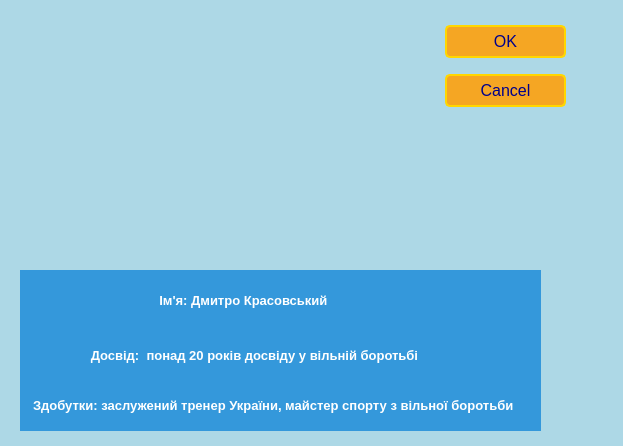
<?xml version="1.0" encoding="UTF-8"?>
<ui version="4.0">
 <class>trainer3</class>
 <widget class="QDialog" name="trainer3">
  <property name="geometry">
   <rect>
    <x>0</x>
    <y>0</y>
    <width>623</width>
    <height>446</height>
   </rect>
  </property>
  <property name="windowTitle">
   <string>Dialog</string>
  </property>
  <property name="styleSheet">
   <string notr="true">QDialog {
    background-color: #ADD8E6; /* Light Blue color code */
    color: white;
}</string>
  </property>
  <widget class="QDialogButtonBox" name="buttonBox">
   <property name="geometry">
    <rect>
     <x>440</x>
     <y>20</y>
     <width>131</width>
     <height>241</height>
    </rect>
   </property>
   <property name="styleSheet">
    <string notr="true">QDialogButtonBox {
    background-color: yellow;
    border: 2px solid red;
    border-radius: 5px; /* Optional for rounded corners */
}

QDialogButtonBox QPushButton {
    background-color: #F5A623; /* Background color for the buttons */
    border: 2px solid #FFD700; /* Border color for the buttons */
    border-radius: 5px; /* Optional for rounded buttons */
    padding: 5px 10px; /* Adjust padding for spacing */
    margin: 5px; /* Add margin to separate buttons */
    font-size: 16px; /* Adjust font size for button text */
    color: darkblue; /* Text color for buttons */
    text-transform: uppercase; /* Convert button text to uppercase */
    text-shadow: 2px 2px 2px rgba(0, 0, 0, 0.5); /* Add a text shadow */
    transition: background-color 0.3s, border 0.3s, color 0.3s; /* Add transition for smooth hover effect */
}

QDialogButtonBox QPushButton:hover {
    background-color: #800080; /* Change button background color on hover (deep purple) */
    border: 2px solid #800080; /* Change border color on hover (deep purple) */
    color: white; /* Change text color to white on hover for better visibility */
}
</string>
   </property>
   <property name="orientation">
    <enum>Qt::Vertical</enum>
   </property>
   <property name="standardButtons">
    <set>QDialogButtonBox::Cancel|QDialogButtonBox::Ok</set>
   </property>
  </widget>
  <widget class="QLabel" name="label">
   <property name="geometry">
    <rect>
     <x>170</x>
     <y>20</y>
     <width>211</width>
     <height>241</height>
    </rect>
   </property>
   <property name="text">
    <string/>
   </property>
   <property name="pixmap">
    <pixmap resource="Resources.qrc">:/photo/photos/images (3).jpg</pixmap>
   </property>
  </widget>
  <widget class="QLabel" name="label_2">
   <property name="geometry">
    <rect>
     <x>20</x>
     <y>270</y>
     <width>521</width>
     <height>61</height>
    </rect>
   </property>
   <property name="styleSheet">
    <string notr="true">QLabel {
    font-size: 13px; /* Set the font size */
    font-weight: bold; /* Make the text bold */
    color: white; /* Text color (white) for good contrast on a blue background */
    background-color: #3498db; /* Background color (blue) */
    padding: 10px; /* Add padding for better spacing */
}</string>
   </property>
   <property name="text">
    <string>                                   Ім'я: Дмитро Красовський</string>
   </property>
  </widget>
  <widget class="QLabel" name="label_3">
   <property name="geometry">
    <rect>
     <x>20</x>
     <y>330</y>
     <width>521</width>
     <height>51</height>
    </rect>
   </property>
   <property name="styleSheet">
    <string notr="true">QLabel {
    font-size: 13px; /* Set the font size */
    font-weight: bold; /* Make the text bold */
    color: white; /* Text color (white) for good contrast on a blue background */
    background-color: #3498db; /* Background color (blue) */
    padding: 10px; /* Add padding for better spacing */
}</string>
   </property>
   <property name="text">
    <string>                Досвід:  понад 20 років досвіду у вільній боротьбі </string>
   </property>
  </widget>
  <widget class="QLabel" name="label_4">
   <property name="geometry">
    <rect>
     <x>20</x>
     <y>380</y>
     <width>521</width>
     <height>51</height>
    </rect>
   </property>
   <property name="styleSheet">
    <string notr="true">QLabel {
    font-size: 13px; /* Set the font size */
    font-weight: bold; /* Make the text bold */
    color: white; /* Text color (white) for good contrast on a blue background */
    background-color: #3498db; /* Background color (blue) */
    padding: 10px; /* Add padding for better spacing */
}</string>
   </property>
   <property name="text">
    <string>Здобутки: заслужений тренер України, майстер спорту з вільної боротьби</string>
   </property>
  </widget>
 </widget>
 <resources>
  <include location="Resources.qrc"/>
 </resources>
 <connections>
  <connection>
   <sender>buttonBox</sender>
   <signal>accepted()</signal>
   <receiver>trainer3</receiver>
   <slot>accept()</slot>
   <hints>
    <hint type="sourcelabel">
     <x>248</x>
     <y>254</y>
    </hint>
    <hint type="destinationlabel">
     <x>157</x>
     <y>274</y>
    </hint>
   </hints>
  </connection>
  <connection>
   <sender>buttonBox</sender>
   <signal>rejected()</signal>
   <receiver>trainer3</receiver>
   <slot>reject()</slot>
   <hints>
    <hint type="sourcelabel">
     <x>316</x>
     <y>260</y>
    </hint>
    <hint type="destinationlabel">
     <x>286</x>
     <y>274</y>
    </hint>
   </hints>
  </connection>
 </connections>
</ui>
